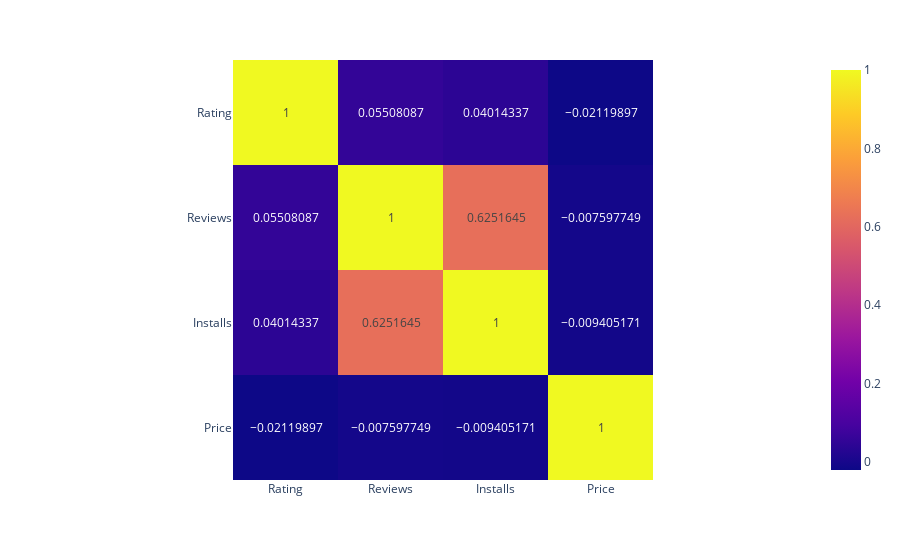

The code cell stored with this chart in its notebook:
### Code cell
def compute_correlations_matrix(dataset):
    fig = px.imshow(dataset.select_dtypes(np.number).corr(), text_auto=True)
    fig.show()
    
compute_correlations_matrix(clean_data)

### Figure 1 — Plotly figure (JSON) as saved in the notebook; plotly's stock layout.template omitted (floating-point values rounded to 4 significant figures)
{"data": [{"coloraxis": "coloraxis", "hovertemplate": "x: %{x}<br>y: %{y}<br>color: %{z}<extra></extra>", "name": "0", "texttemplate": "%{z}", "type": "heatmap", "x": ["Rating", "Reviews", "Installs", "Price"], "xaxis": "x", "y": ["Rating", "Reviews", "Installs", "Price"], "yaxis": "y", "z": [[1, 0.05508, 0.04014, -0.0212], [0.05508, 1, 0.6252, -0.007598], [0.04014, 0.6252, 1, -0.009405], [-0.0212, -0.007598, -0.009405, 1]]}], "layout": {"coloraxis": {"colorscale": [[0, "#0d0887"], [0.1111, "#46039f"], [0.2222, "#7201a8"], [0.3333, "#9c179e"], [0.4444, "#bd3786"], [0.5556, "#d8576b"], [0.6667, "#ed7953"], [0.7778, "#fb9f3a"], [0.8889, "#fdca26"], [1, "#f0f921"]]}, "margin": {"t": 60}, "xaxis": {"anchor": "y", "constrain": "domain", "domain": [0, 1], "scaleanchor": "y"}, "yaxis": {"anchor": "x", "autorange": "reversed", "constrain": "domain", "domain": [0, 1]}}}
